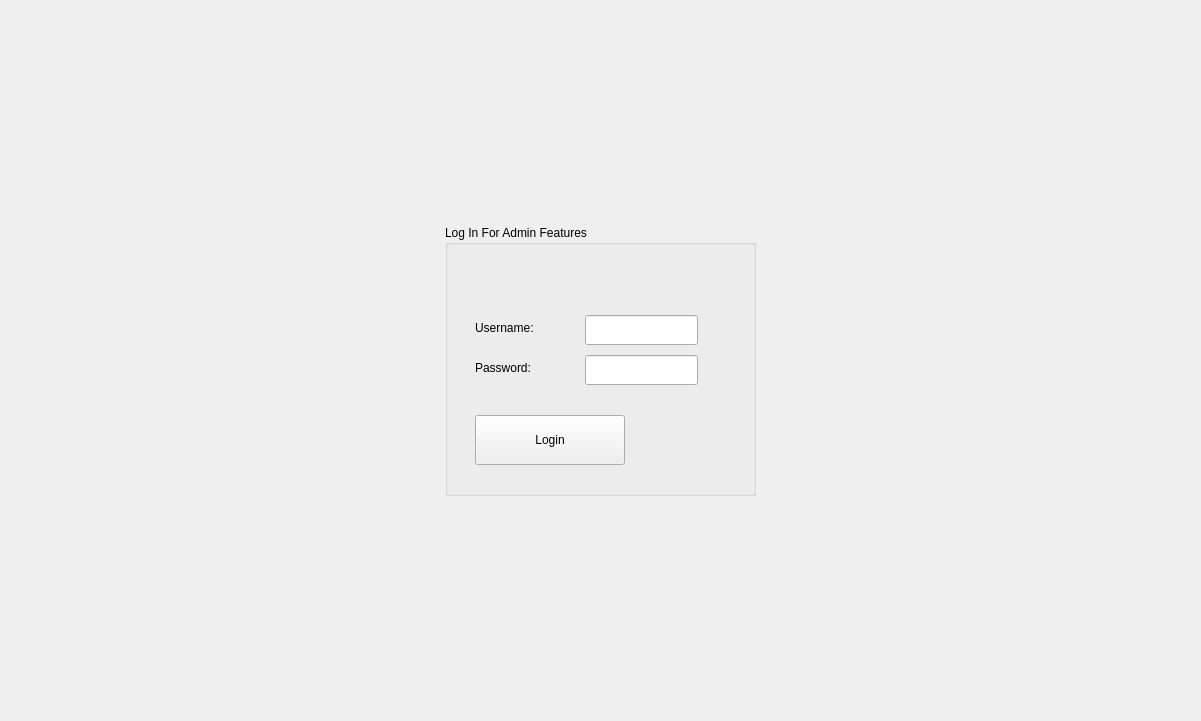
<?xml version="1.0" encoding="UTF-8"?>
<ui version="4.0">
 <class>LoginWindow</class>
 <widget class="QWidget" name="LoginWindow">
  <property name="geometry">
   <rect>
    <x>0</x>
    <y>0</y>
    <width>1201</width>
    <height>721</height>
   </rect>
  </property>
  <property name="minimumSize">
   <size>
    <width>1201</width>
    <height>721</height>
   </size>
  </property>
  <property name="maximumSize">
   <size>
    <width>1201</width>
    <height>721</height>
   </size>
  </property>
  <property name="windowTitle">
   <string>Form</string>
  </property>
  <widget class="QGroupBox" name="loginGroupBox">
   <property name="geometry">
    <rect>
     <x>445</x>
     <y>225</y>
     <width>311</width>
     <height>271</height>
    </rect>
   </property>
   <property name="minimumSize">
    <size>
     <width>311</width>
     <height>271</height>
    </size>
   </property>
   <property name="maximumSize">
    <size>
     <width>311</width>
     <height>271</height>
    </size>
   </property>
   <property name="title">
    <string>Log In For Admin Features</string>
   </property>
   <widget class="QPushButton" name="loginButton">
    <property name="geometry">
     <rect>
      <x>30</x>
      <y>190</y>
      <width>150</width>
      <height>50</height>
     </rect>
    </property>
    <property name="minimumSize">
     <size>
      <width>150</width>
      <height>50</height>
     </size>
    </property>
    <property name="text">
     <string>Login</string>
    </property>
   </widget>
   <widget class="QLabel" name="usernameLabel">
    <property name="geometry">
     <rect>
      <x>30</x>
      <y>90</y>
      <width>100</width>
      <height>25</height>
     </rect>
    </property>
    <property name="minimumSize">
     <size>
      <width>100</width>
      <height>25</height>
     </size>
    </property>
    <property name="text">
     <string>Username:</string>
    </property>
   </widget>
   <widget class="QLineEdit" name="usernameLineEdit">
    <property name="geometry">
     <rect>
      <x>140</x>
      <y>90</y>
      <width>113</width>
      <height>30</height>
     </rect>
    </property>
    <property name="minimumSize">
     <size>
      <width>0</width>
      <height>30</height>
     </size>
    </property>
   </widget>
   <widget class="QLabel" name="passwordLabel">
    <property name="geometry">
     <rect>
      <x>30</x>
      <y>130</y>
      <width>100</width>
      <height>25</height>
     </rect>
    </property>
    <property name="minimumSize">
     <size>
      <width>100</width>
      <height>25</height>
     </size>
    </property>
    <property name="text">
     <string>Password:</string>
    </property>
   </widget>
   <widget class="QLineEdit" name="passwordLineEdit">
    <property name="geometry">
     <rect>
      <x>140</x>
      <y>130</y>
      <width>113</width>
      <height>30</height>
     </rect>
    </property>
    <property name="minimumSize">
     <size>
      <width>0</width>
      <height>30</height>
     </size>
    </property>
    <property name="echoMode">
     <enum>QLineEdit::Password</enum>
    </property>
   </widget>
  </widget>
 </widget>
 <resources/>
 <connections/>
</ui>
